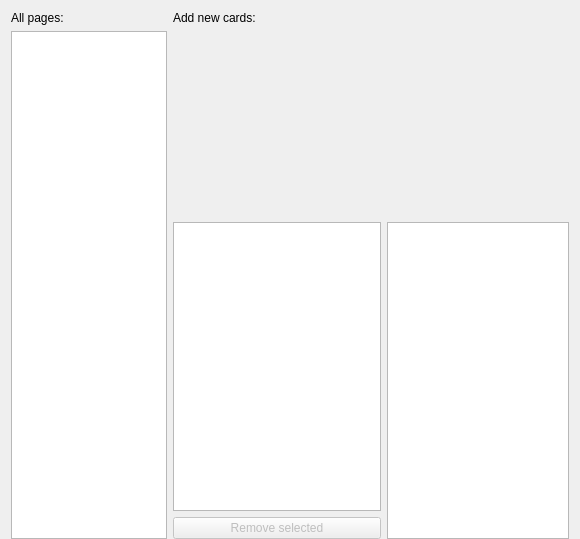
<?xml version="1.0" encoding="UTF-8"?>
<ui version="4.0">
 <class>CentralWidget_Grouped</class>
 <widget class="QWidget" name="CentralWidget_Grouped">
  <property name="geometry">
   <rect>
    <x>0</x>
    <y>0</y>
    <width>580</width>
    <height>539</height>
   </rect>
  </property>
  <layout class="QGridLayout" name="gridLayout">
   <property name="bottomMargin">
    <number>0</number>
   </property>
   <item row="5" column="3" rowspan="3">
    <widget class="PageRenderer" name="page_renderer">
     <property name="sizePolicy">
      <sizepolicy hsizetype="Expanding" vsizetype="Expanding">
       <horstretch>7</horstretch>
       <verstretch>10</verstretch>
      </sizepolicy>
     </property>
     <property name="acceptDrops">
      <bool>false</bool>
     </property>
     <property name="renderHints">
      <set>QPainter::Antialiasing|QPainter::HighQualityAntialiasing</set>
     </property>
    </widget>
   </item>
   <item row="1" column="0" rowspan="7" colspan="2">
    <widget class="QListView" name="document_view">
     <property name="sizePolicy">
      <sizepolicy hsizetype="Expanding" vsizetype="Expanding">
       <horstretch>3</horstretch>
       <verstretch>0</verstretch>
      </sizepolicy>
     </property>
     <property name="alternatingRowColors">
      <bool>true</bool>
     </property>
     <property name="selectionMode">
      <enum>QAbstractItemView::SingleSelection</enum>
     </property>
     <property name="selectionBehavior">
      <enum>QAbstractItemView::SelectRows</enum>
     </property>
    </widget>
   </item>
   <item row="7" column="2">
    <widget class="QPushButton" name="delete_selected_images_button">
     <property name="enabled">
      <bool>false</bool>
     </property>
     <property name="text">
      <string>Remove selected</string>
     </property>
     <property name="icon">
      <iconset theme="edit-delete"/>
     </property>
    </widget>
   </item>
   <item row="5" column="2" rowspan="2">
    <widget class="QTableView" name="page_card_table_view">
     <property name="sizePolicy">
      <sizepolicy hsizetype="Expanding" vsizetype="Expanding">
       <horstretch>8</horstretch>
       <verstretch>10</verstretch>
      </sizepolicy>
     </property>
     <property name="contextMenuPolicy">
      <enum>Qt::CustomContextMenu</enum>
     </property>
     <property name="lineWidth">
      <number>0</number>
     </property>
     <property name="alternatingRowColors">
      <bool>true</bool>
     </property>
     <property name="selectionMode">
      <enum>QAbstractItemView::MultiSelection</enum>
     </property>
     <property name="selectionBehavior">
      <enum>QAbstractItemView::SelectRows</enum>
     </property>
     <attribute name="verticalHeaderVisible">
      <bool>false</bool>
     </attribute>
    </widget>
   </item>
   <item row="1" column="2" rowspan="2" colspan="2">
    <widget class="HorizontalAddCardWidget" name="add_card_widget" native="true">
     <property name="sizePolicy">
      <sizepolicy hsizetype="Expanding" vsizetype="Expanding">
       <horstretch>7</horstretch>
       <verstretch>6</verstretch>
      </sizepolicy>
     </property>
    </widget>
   </item>
   <item row="0" column="0" colspan="2">
    <widget class="QLabel" name="document_view_label">
     <property name="text">
      <string>All pages:</string>
     </property>
    </widget>
   </item>
   <item row="0" column="2" colspan="2">
    <widget class="QLabel" name="add_card_widget_label">
     <property name="text">
      <string>Add new cards:</string>
     </property>
    </widget>
   </item>
  </layout>
 </widget>
 <customwidgets>
  <customwidget>
   <class>PageRenderer</class>
   <extends>QGraphicsView</extends>
   <header>mtg_proxy_printer.ui.page_renderer</header>
   <slots>
    <slot>on_resize_event_triggered()</slot>
   </slots>
  </customwidget>
  <customwidget>
   <class>HorizontalAddCardWidget</class>
   <extends>QWidget</extends>
   <header>mtg_proxy_printer.ui.add_card</header>
   <container>1</container>
  </customwidget>
 </customwidgets>
 <resources/>
 <connections/>
</ui>
